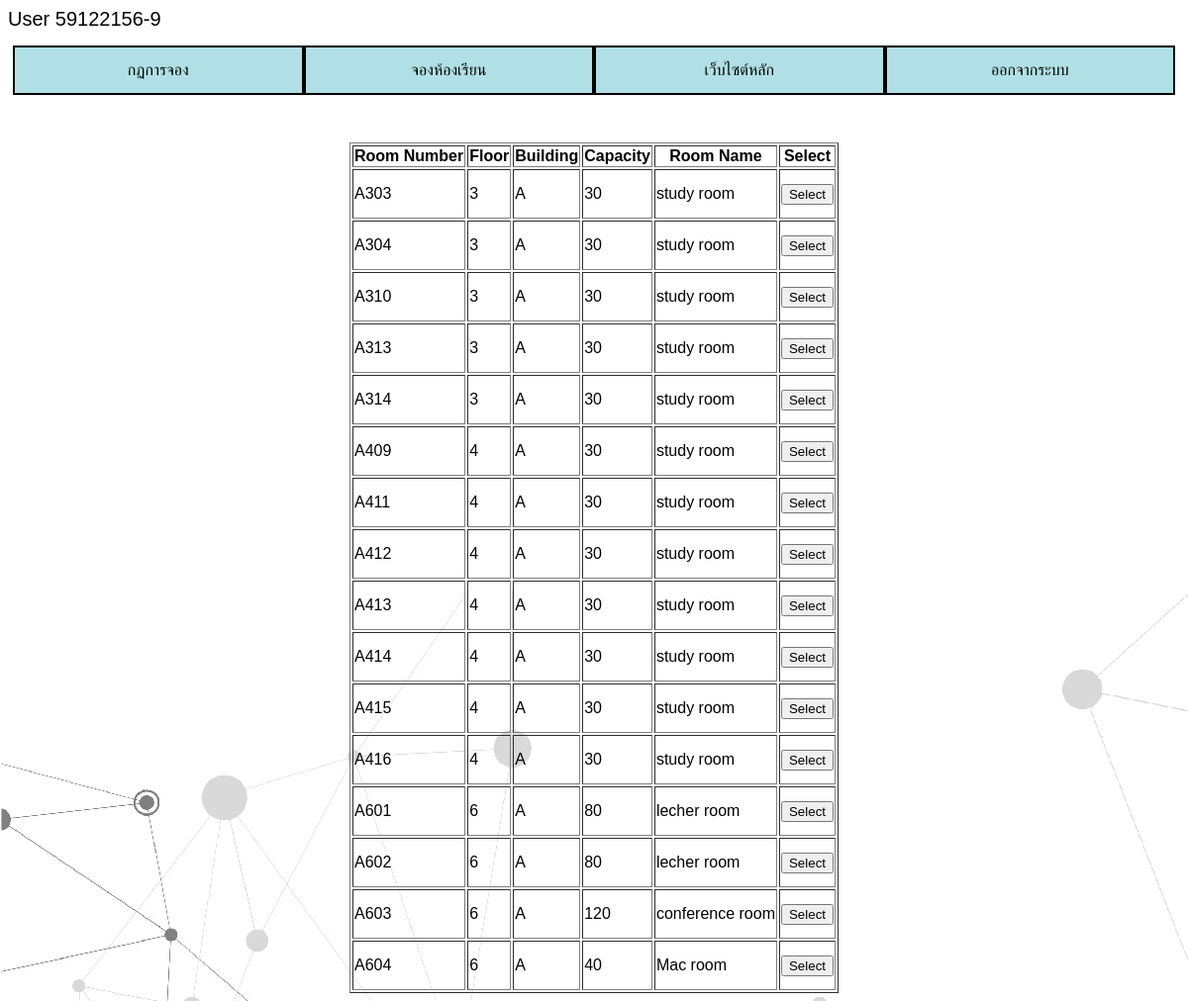
Screenshot of /select-building.php (signed in) with the database file from the repository.
### tables this page shows
CREATE TABLE `room` (
  `room_number` varchar(5) NOT NULL,
  `building` varchar(5) NOT NULL,
  `count_use` int(255) NOT NULL,
  `floor` int(5) NOT NULL,
  `room_name` varchar(50) NOT NULL
);

### select-building.php (the view, shortened to what this page needs)
<?php
include("config.php");
echo "User   ".$_SESSION['username'];
?>
<html>
<head>
	<link rel="stylesheet" href="select-building.css">
</head>
<body>
<?php
	$str = "Select * from room ";
	$obj = mysqli_query($conn,$str)or die(mysqli_error($conn));
?>
<div class="mar c-p-12 c-i-12 c-m-12">
		<div class="d1 pad c-p-12 c-i-12 c-m-12">
			<a style="text-decoration:none" href="rule.php"><button class="block c-p-3 c-i-6 c-m-12"> กฏการจอง</button></a>
			<a style="text-decoration:none" href="select-building.php"><button class="block c-p-3 c-i-6 c-m-12"> จองห้องเรียน</button></a>
			<a style="text-decoration:none" href="https://www.tni.ac.th"><button class="block c-p-3 c-i-6 c-m-12">เว็บไซต์หลัก </button></a>
			<a style="text-decoration:none" href="logout.php"> <button class="block c-p-3 c-i-6 c-m-12"> ออกจากระบบ </button></a>
		</div>
</div>
<form>
</form>
<table border=1 align=center>
<tr>
	<th>Room Number</th>
	<th>Floor</th>
	<th>Building</th>
	<th>Capacity</th>
	<th>Room Name</th>
	<th>Select</th>
</tr>
<?php
	while($result = mysqli_fetch_array($obj)){
?>
<tr>
	<td height=50> <?=$result['room_number']; ?> </td>
	<td height=50> <?=$result['floor']; ?> </td>
	<td height=50> <?=$result['building']; ?> </td>
	<td height=50> <?=$result['count_use']; ?> </td>
	<td height=50> <?=$result['room_name']; ?> </td>
	<td height=50> <a href="select-building-p.php?selroom=<?=$result['room_number']; ?>&building=<?=$result['building']; ?>">
	<button>Select</button></a> </td>
</tr>
<?php
	}
?>
</table>
</body>
</html>

### select-building.css (style rules this page uses)
@media only screen and (min-width: 801px) { .c-p-3 { width:25%; } }
@media only screen and (min-width: 801px) { .c-p-12 { width:100%; } }
[class*="c-"] { float:left; }
.d1 { background-color:white; padding:5px; box-sizing:border-box; }
.mar { margin-top:10px; }
.pad { padding:5px 5px 5px 5px; box-sizing:border-box; }
.block { display: block; border: 2px solid #000; background-color: powderblue; color: black; padding: 14px 28px; font-size: 16px; cursor: pointer; text-align: center; }

### select-building.php (style rules this page uses)
body { background-image: url("resource/bg.jpg");background-attachment: fixed; }
body { font-family: Arial, Helvetica, sans-serif; font-size: 20px; }

### rows the page displays
room: room_number "A303", floor "3", building "A", count_use "30", room_name "study room"
room: room_number "A304", floor "3", building "A", count_use "30", room_name "study room"
room: room_number "A310", floor "3", building "A", count_use "30", room_name "study room"
room: room_number "A313", floor "3", building "A", count_use "30", room_name "study room"
room: room_number "A314", floor "3", building "A", count_use "30", room_name "study room"
room: room_number "A409", floor "4", building "A", count_use "30", room_name "study room"
room: room_number "A411", floor "4", building "A", count_use "30", room_name "study room"
room: room_number "A412", floor "4", building "A", count_use "30", room_name "study room"
room: room_number "A413", floor "4", building "A", count_use "30", room_name "study room"
room: room_number "A414", floor "4", building "A", count_use "30", room_name "study room"
room: room_number "A415", floor "4", building "A", count_use "30", room_name "study room"
room: room_number "A416", floor "4", building "A", count_use "30", room_name "study room"
room: room_number "A601", floor "6", building "A", count_use "80", room_name "lecher room"
room: room_number "A602", floor "6", building "A", count_use "80", room_name "lecher room"
room: room_number "A603", floor "6", building "A", count_use "120", room_name "conference room"
room: room_number "A604", floor "6", building "A", count_use "40", room_name "Mac room"

### other values shown
$_SESSION['username'] "59122156-9"
